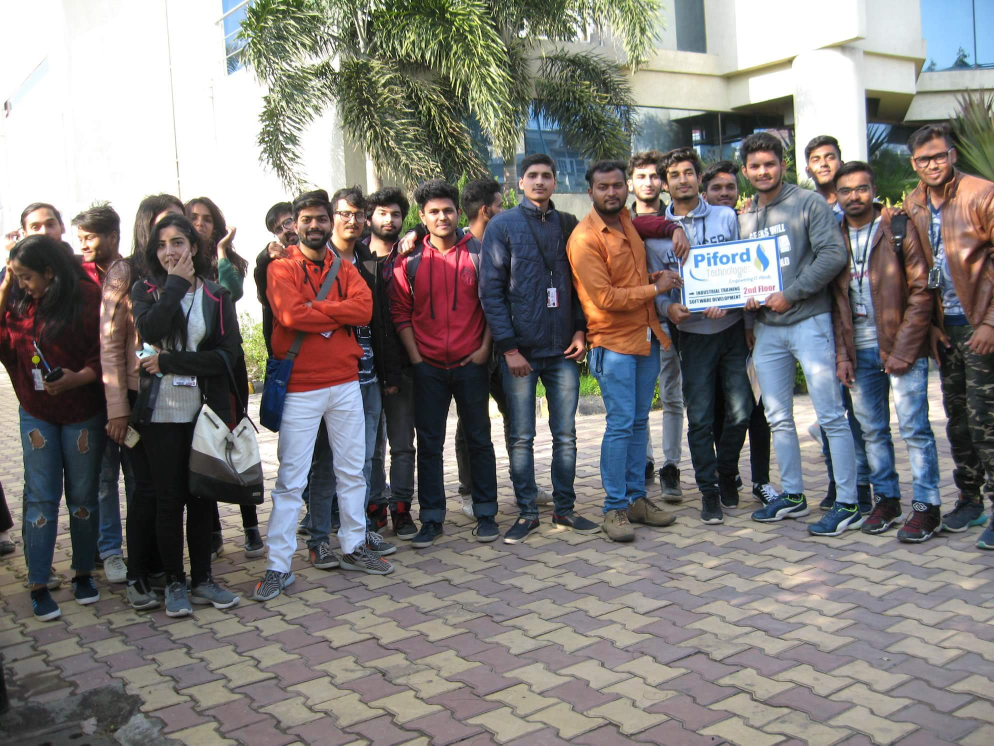
#> input picture people.jpg, 1988 x 1491 px (shown at 1/2 size)
$ python attendance_detector.py
#> lines starting #> are read from the running program, lines starting #| are printed output that depends on the picture; after the words box and inside, x2 and y2 are one past the last pixel; in counts of white or black regions, pixels touching at a corner belong together
#importing the libraries
import numpy as np
import cv2

#importing the cascade xml file for face detection
face_cascade=cv2.CascadeClassifier("haarcascade_frontalface_default.xml")

#loading the input image
frame= cv2.imread("people.jpg")
#> frame is the input picture: shape (1491, 1988, 3); mean B, G, R 121.6, 123.5, 127.4

#converting the colored image into gray-scale
gray=cv2.cvtColor(frame,cv2.COLOR_BGR2GRAY)
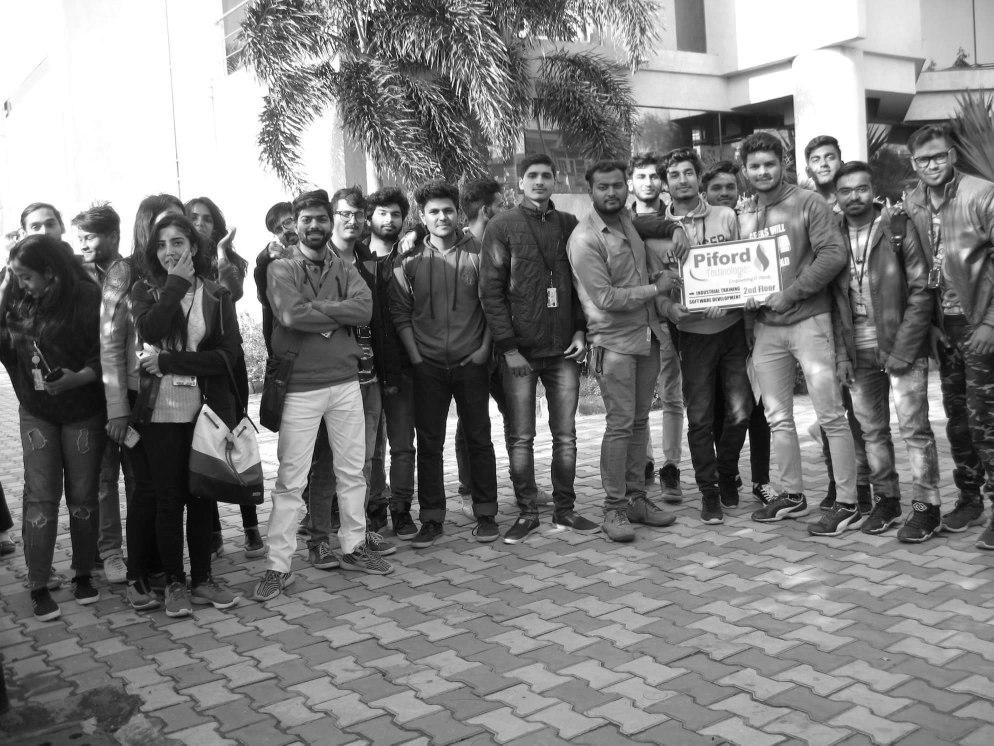
#> gray: shape (1491, 1988) (shown at 1/2 size); min 0, max 255, mean 124.4

#detecting faces
faces= face_cascade.detectMultiScale(gray)
#> faces = 28 rows, first 6: [1115, 760, 45, 45], [986, 973, 46, 46], [1611, 287, 73, 73], [1261, 328, 68, 68], [1806, 537, 52, 52], [1582, 807, 50, 50]

#drawing rectangles on detected faces
if len(faces)==0:
    print("No faces found")
else:
    print("Number of faces detected : " + str(faces.shape[0]) )
#| Number of faces detected : 28

    for (x,y,w,h) in faces:
        cv2.rectangle(frame,(x,y),(x+w,y+h),(0,255,0),2)
#> this loop made 28 passes
#> (x, y, w, h) on passes 1 to 12: (1115, 760, 45, 45), (986, 973, 46, 46), (1611, 287, 73, 73), (1261, 328, 68, 68), (1806, 537, 52, 52), (1582, 807, 50, 50), (982, 954, 50, 50), (846, 394, 74, 74), (662, 402, 69, 69), (142, 453, 62, 62), (456, 885, 55, 55), (983, 1008, 54, 54)
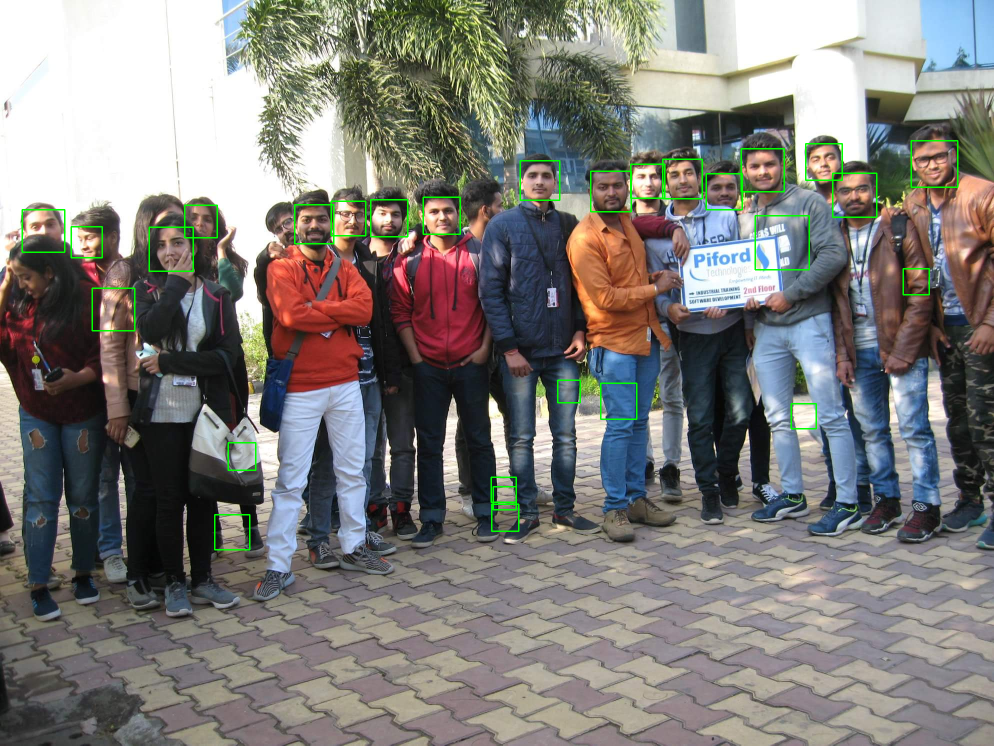
#> frame: shape (1491, 1988, 3) (shown at 1/2 size); 0.79% of pixels changed, all inside (x1, y1, x2, y2) = (43, 280, 1917, 1101)

    cv2.rectangle(frame,(0,frame.shape[0] - 190),(1425,frame.shape[0]),(255,255,255),-1)
    font=cv2.FONT_HERSHEY_SIMPLEX
#> font = 0

    cv2.putText(frame,"Total strength:30 " + "Present: " + str(faces.shape[0]),(0,frame.shape[0]-70),font,3,(0,0,0),2,cv2.LINE_AA )
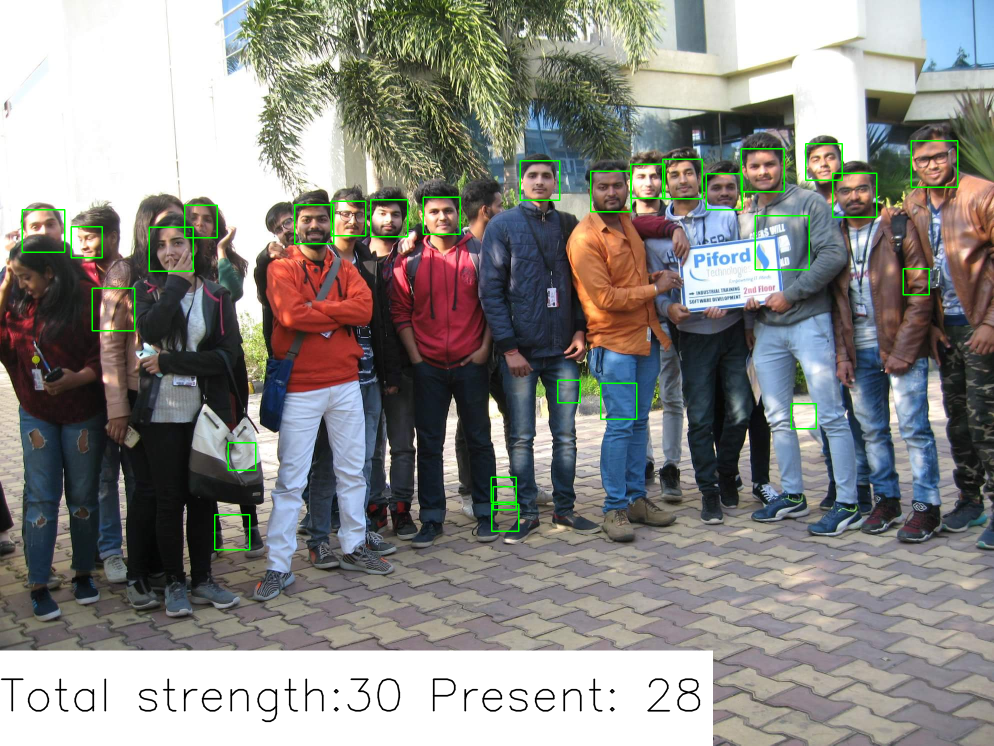
#> frame: shape (1491, 1988, 3) (shown at 1/2 size); mean B, G, R 132.2, 135.7, 136.9

    cv2.imshow("Attendance",frame)
    cv2.imwrite("output4.jpg",frame)
    cv2.waitKey(0)
    cv2.destroyAllWindows()

$ run again, with img1.jpg copied over people.jpg
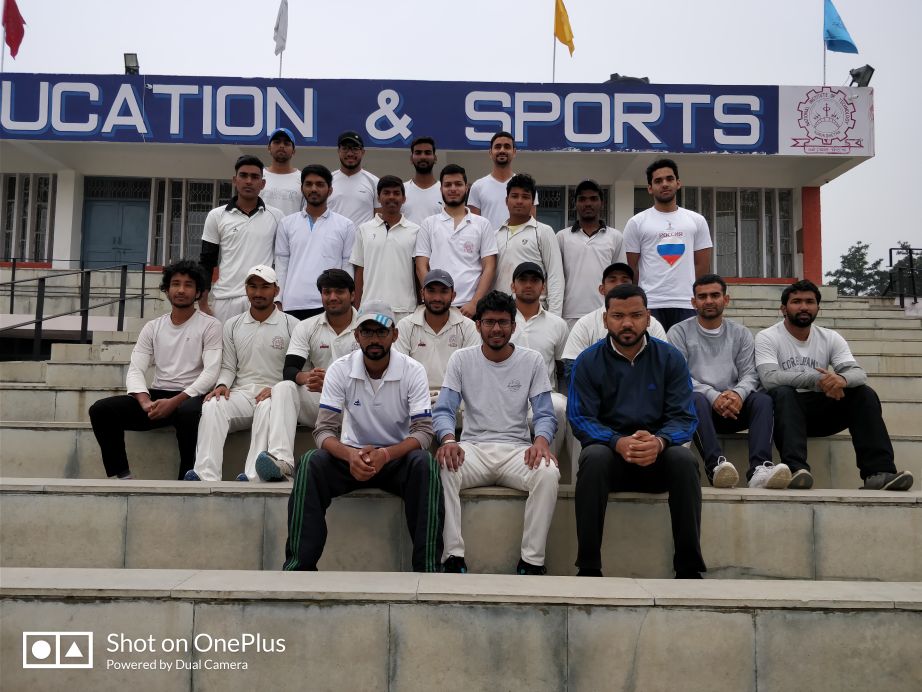
#> input picture img1.jpg, 4608 x 3456 px (shown at 1/5 size)
#> frame is the input picture: shape (3456, 4608, 3); mean B, G, R 120.5, 120.2, 124.1
#> `gray=cv2.cvtColor(frame,cv2.COLOR_BGR2GRAY)`:
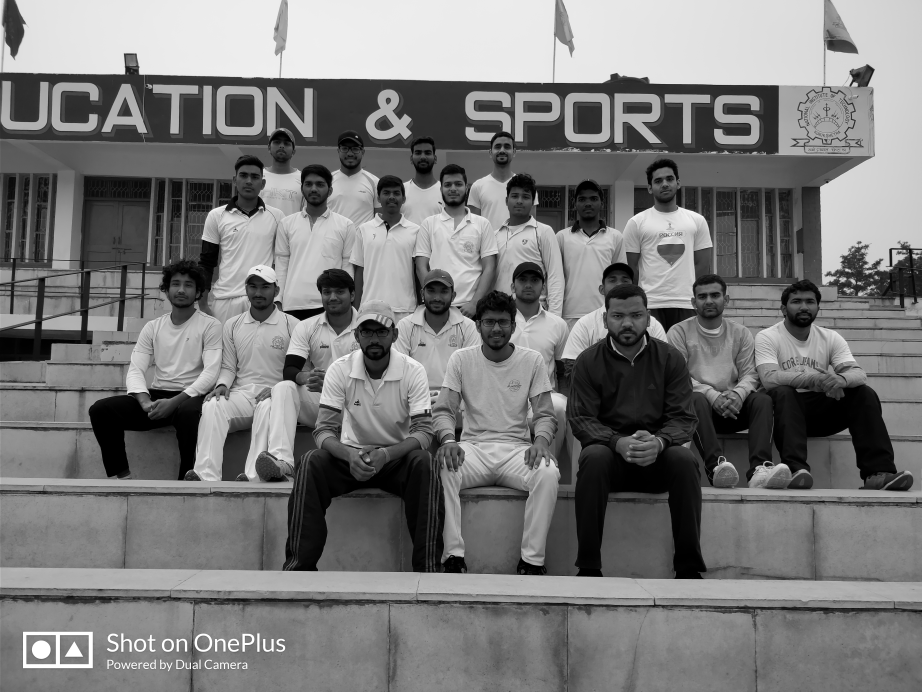
#> gray: shape (3456, 4608) (shown at 1/5 size); min 0, max 255, mean 121.4
#> faces = 30 rows, first 6: [1389, 1361, 49, 49], [3890, 1002, 52, 52], [1031, 1504, 62, 62], [1921, 1005, 79, 79], [2334, 1232, 73, 73], [1357, 1238, 95, 95]
#| Number of faces detected : 30
#> the loop `for (x,y,w,h) in faces:` made 30 passes
#> `cv2.rectangle(frame,(0,frame.shape[0] - 190),(1425,frame.shape[0]),(25..`:
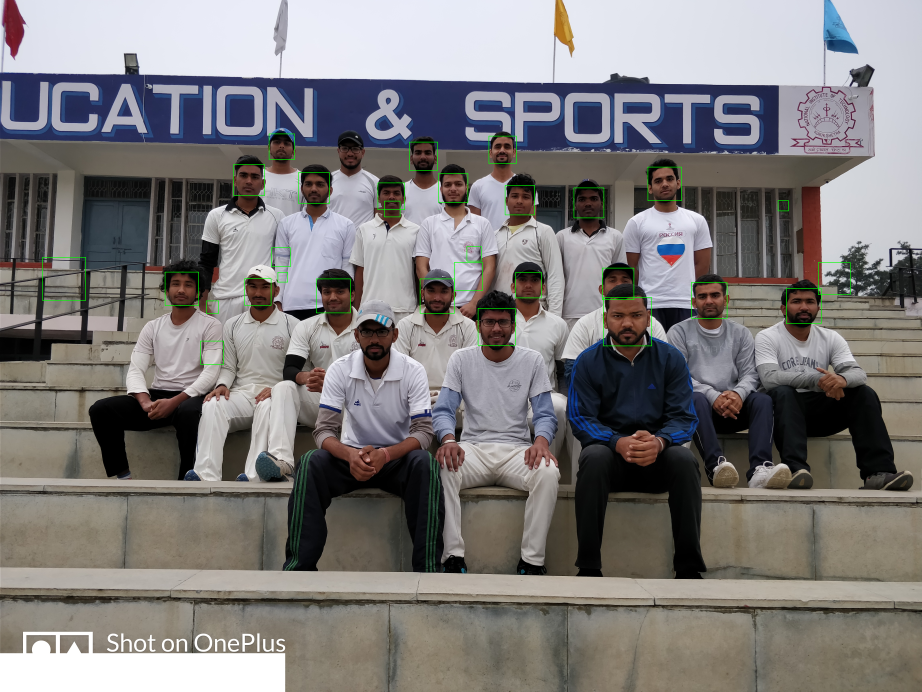
#> frame: shape (3456, 4608, 3) (shown at 1/5 size); mean B, G, R 122.5, 122.8, 125.8
#> font = 0

$ run again, with img2.jpg copied over people.jpg
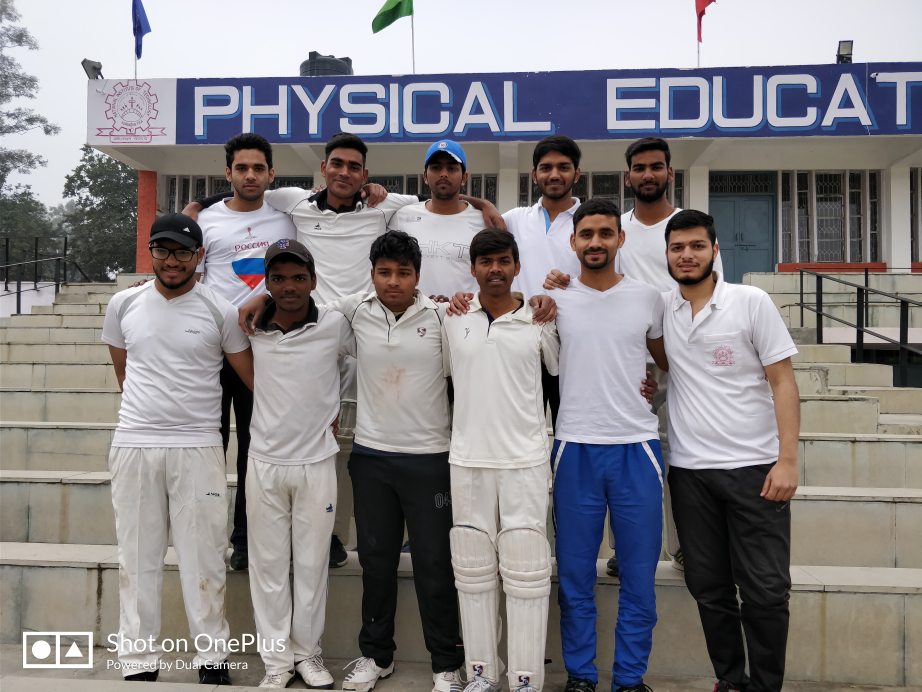
#> input picture img2.jpg, 4608 x 3456 px (shown at 1/5 size)
#> frame is the input picture: shape (3456, 4608, 3); mean B, G, R 135.4, 133, 136.4
#> `gray=cv2.cvtColor(frame,cv2.COLOR_BGR2GRAY)`:
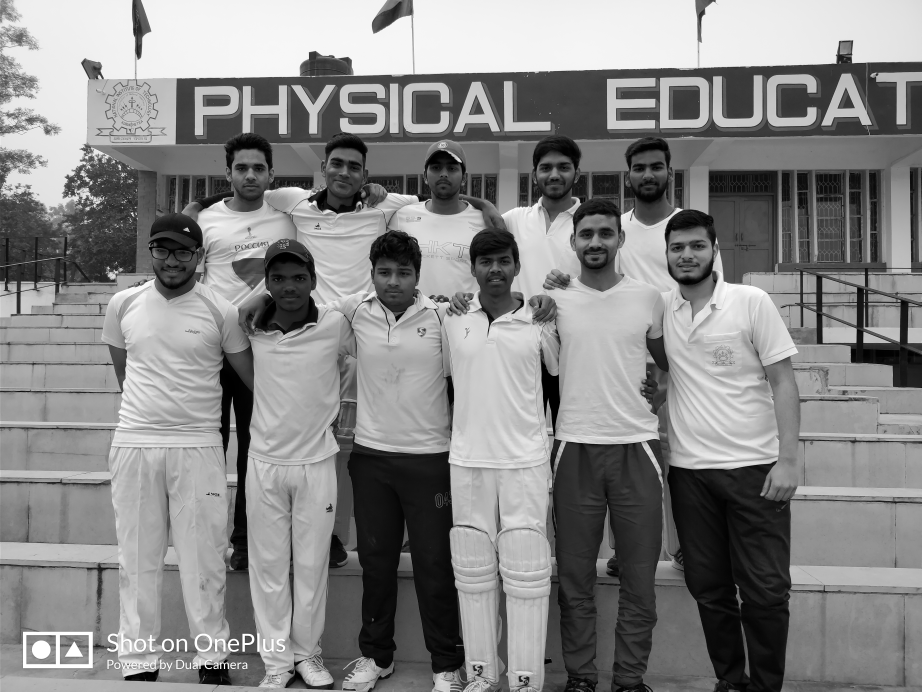
#> gray: shape (3456, 4608) (shown at 1/5 size); min 0, max 255, mean 134.3
#> faces = 16 rows, first 6: [63, 528, 54, 54], [2358, 3329, 60, 60], [610, 3082, 108, 108], [2126, 773, 189, 189], [2357, 1217, 237, 237], [2649, 739, 252, 252]
#| Number of faces detected : 16
#> the loop `for (x,y,w,h) in faces:` made 16 passes
#> `cv2.rectangle(frame,(0,frame.shape[0] - 190),(1425,frame.shape[0]),(25..`:
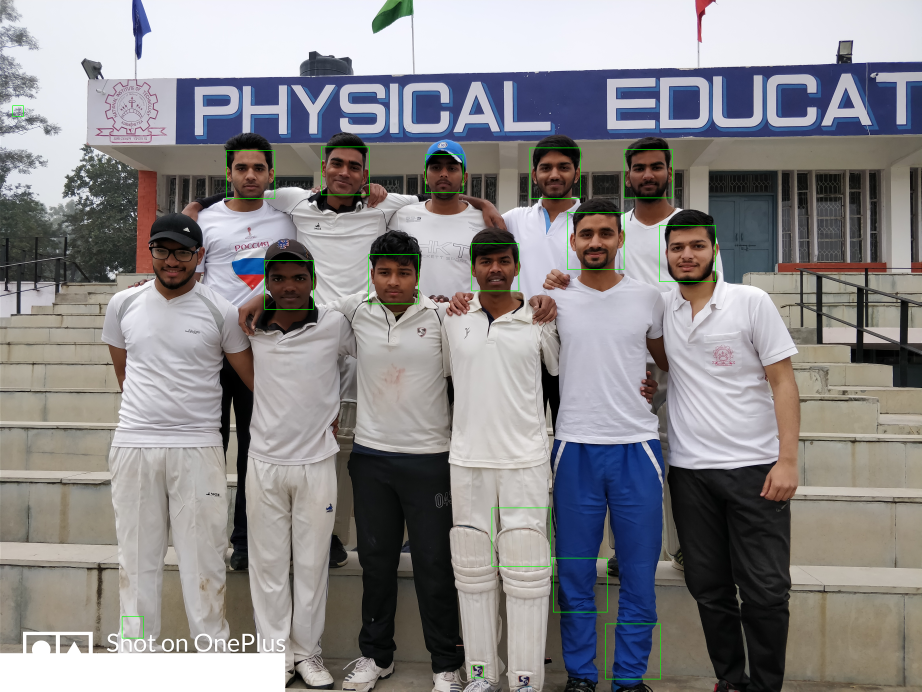
#> frame: shape (3456, 4608, 3) (shown at 1/5 size); mean B, G, R 137.1, 135.3, 137.9
#> font = 0

$ run again, with registration.jpg copied over people.jpg
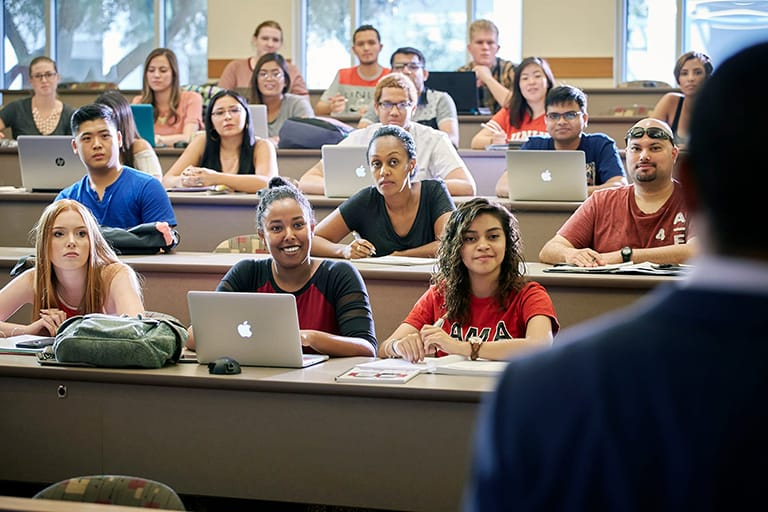
#> input picture registration.jpg, 768 x 512 px
#> frame is the input picture: shape (512, 768, 3); mean B, G, R 98.4, 102.9, 111.7
#> `gray=cv2.cvtColor(frame,cv2.COLOR_BGR2GRAY)`:
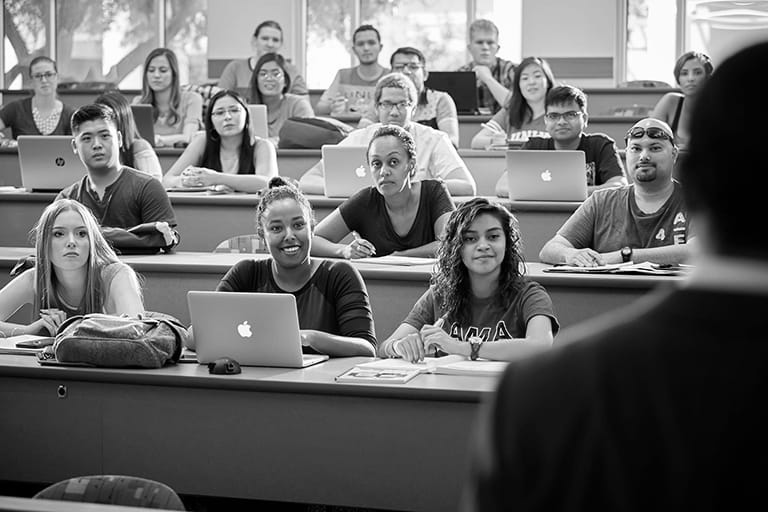
#> gray: shape (512, 768); min 0, max 255, mean 105
#> faces = 17 rows, first 6: [255, 28, 30, 30], [253, 60, 33, 33], [351, 31, 31, 31], [142, 58, 33, 33], [29, 64, 30, 30], [515, 64, 35, 35]
#| Number of faces detected : 17
#> the loop `for (x,y,w,h) in faces:` made 17 passes
#> font = 0
#> `cv2.putText(frame,"Total strength:30 " + "Present: " + str(faces.shape..`:
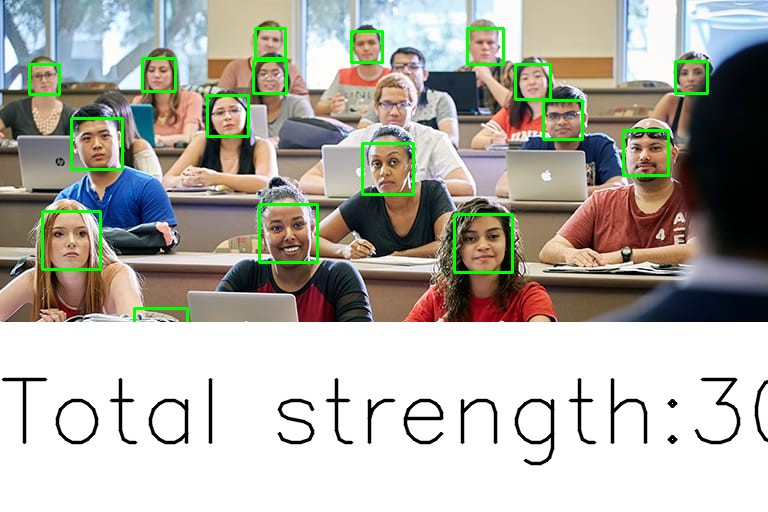
#> frame: shape (512, 768, 3); mean B, G, R 165.9, 174.5, 176.7
